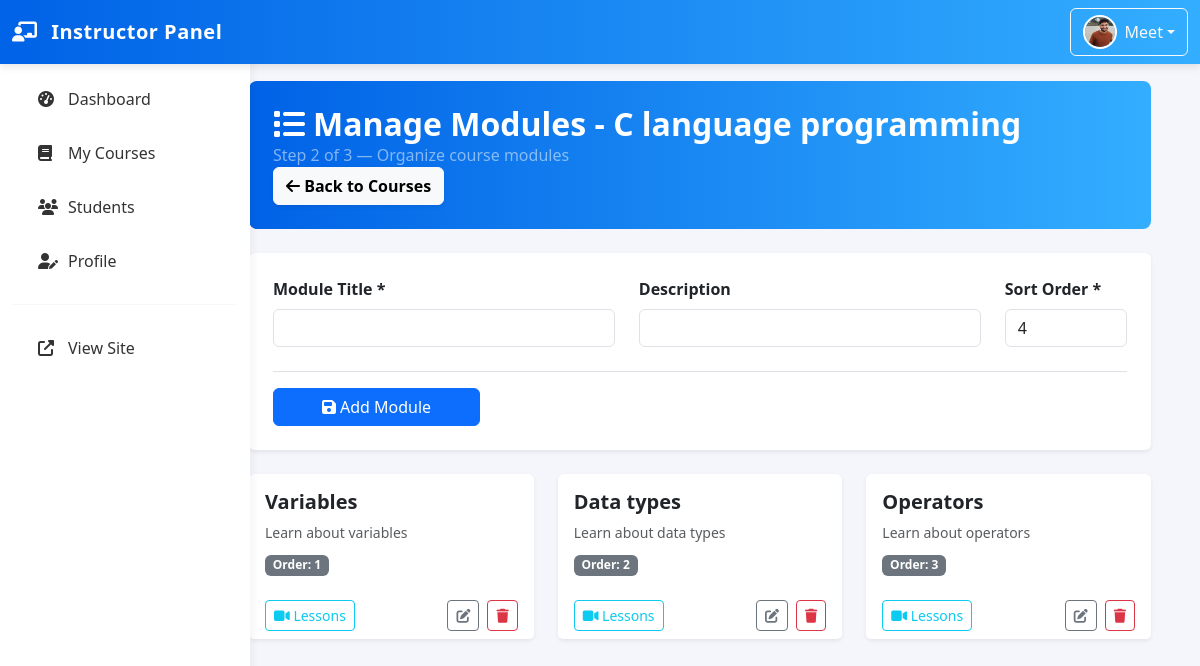
The page /instructor/instructor_modules.php?course_id=28 (signed in) on the database its author committed.
### tables this page shows
CREATE TABLE `instructors` (
  `id` int(11) NOT NULL,
  `first_name` varchar(100) NOT NULL,
  `last_name` varchar(100) NOT NULL,
  `email` varchar(255) NOT NULL,
  `password` varchar(255) NOT NULL,
  `profile_picture` varchar(255) DEFAULT NULL,
  `bio` text DEFAULT NULL,
  `id_proof` varchar(255) NOT NULL,
  `qualification` varchar(255) DEFAULT NULL,
  `demo_video` varchar(255) DEFAULT NULL,
  `experience` varchar(100) DEFAULT NULL,
  `expertise_area` varchar(255) DEFAULT NULL,
  `profile_status` enum('pending','active','inactive') NOT NULL DEFAULT 'pending',
  `verified` enum('yes','no') DEFAULT 'no',
  `email_verified` tinyint(1) DEFAULT 0,
  `created_at` timestamp NOT NULL DEFAULT current_timestamp(),
  `updated_at` timestamp NOT NULL DEFAULT current_timestamp() ON UPDATE current_timestamp()
);

CREATE TABLE `courses` (
  `id` int(11) NOT NULL,
  `title` varchar(255) NOT NULL,
  `description` text DEFAULT NULL,
  `instructor_id` int(11) DEFAULT NULL,
  `category` varchar(100) DEFAULT NULL,
  `price` decimal(10,2) DEFAULT 0.00,
  `thumbnail` varchar(255) DEFAULT NULL,
  `duration` int(11) DEFAULT 0,
  `level` enum('beginner','intermediate','advanced') DEFAULT 'beginner',
  `created_at` timestamp NOT NULL DEFAULT current_timestamp(),
  `updated_at` timestamp NOT NULL DEFAULT current_timestamp() ON UPDATE current_timestamp()
);

CREATE TABLE `course_modules` (
  `id` int(11) NOT NULL,
  `course_id` int(11) DEFAULT NULL,
  `title` varchar(255) NOT NULL,
  `description` text DEFAULT NULL,
  `sort_order` int(11) DEFAULT 0,
  `created_at` timestamp NOT NULL DEFAULT current_timestamp()
);

### instructor/instructor_modules.php (the view, shortened to what this page needs)
<?php
require_once 'instructor_header.php';
$courseId = (int) $_GET['course_id'];
$stmt = $pdo->prepare("SELECT * FROM courses WHERE id=?");
$stmt->execute([$courseId]);
$course = $stmt->fetch();
$editModule = null;
$stmt = $pdo->prepare("SELECT * FROM course_modules WHERE course_id=? ORDER BY sort_order ASC");
$stmt->execute([$courseId]);
$modules = $stmt->fetchAll();
?>
<div class="container-fluid px-4">
    <div class="p-4 mb-4 rounded-3 text-white" style="background:linear-gradient(90deg,#0062E6,#33AEFF);">
        <div class="d-flex justify-content-between align-items-center flex-wrap">
            <div>
                <h2 class="fw-bold mb-0"><i class="fas fa-list me-2"></i>Manage Modules -
                    <?php echo htmlspecialchars($course['title']); ?></h2>
                <p class="text-white-50 mb-0">Step 2 of 3 — Organize course modules</p>
            </div>
            <a href="instructor_courses.php" class="btn btn-light fw-semibold shadow-sm"><i
                    class="fas fa-arrow-left"></i> Back to Courses</a>
        </div>
    </div>
    <div class="card shadow-sm border-0 mb-4">
        <div class="card-body p-4">
            <form method="POST">
                <div class="row g-4">
                    <div class="col-md-5">
                        <label class="form-label fw-semibold">Module Title *</label>
                        <input type="text" class="form-control" name="title"
                            value="<?php echo $editModule ? htmlspecialchars($editModule['title']) : ''; ?>" required>
                    </div>
                    <div class="col-md-5">
                        <label class="form-label fw-semibold">Description</label>
                        <input type="text" class="form-control" name="description"
                            value="<?php echo $editModule ? htmlspecialchars($editModule['description']) : ''; ?>">
                    </div>
                    <div class="col-md-2">
                        <label class="form-label fw-semibold">Sort Order *</label>
                        <input type="number" class="form-control" name="sort_order"
                            value="<?php echo $editModule ? $editModule['sort_order'] : count($modules) + 1; ?>" min="1"
                            required>
                    </div>
                </div>
                <div class="mt-4 pt-3 border-top">
                    <button type="submit" name="save_module" class="btn btn-primary px-5"><i
                            class="fas fa-save me-1"></i><?php echo $editModule ? 'Update Module' : 'Add Module'; ?></button>
                </div>
            </form>
        </div>
    </div>
    <div class="row g-4">
        <?php if (empty($modules)): ?>
            <div class="col-12 text-center text-muted py-5">
                <i class="fas fa-layer-group fa-3x mb-3 opacity-25"></i>
                <p class="lead">No modules found for this course.</p>
            </div>
        <?php else:
            foreach ($modules as $module): ?>
                <div class="col-md-6 col-lg-4">
                    <div class="card shadow-sm h-100 border-0">
                        <div class="card-body">
                            <h5 class="fw-bold text-truncate"><?php echo htmlspecialchars($module['title']); ?></h5>
                            <p class="text-muted small mb-2"><?php echo htmlspecialchars($module['description']); ?></p>
                            <span class="badge bg-secondary">Order: <?php echo $module['sort_order']; ?></span>
                        </div>
                        <div class="card-footer bg-white border-top-0 d-flex justify-content-between">
                            <a href="instructor_lessons.php?module_id=<?php echo $module['id']; ?>"
                                class="btn btn-sm btn-outline-info"><i class="fas fa-video"></i> Lessons</a>
                            <div class="d-flex gap-2">
                                <a href="instructor_modules.php?action=edit&id=<?php echo $module['id']; ?>&course_id=<?php echo $courseId; ?>"
                                    class="btn btn-sm btn-outline-secondary"><i class="fas fa-edit"></i></a>
                                <a href="instructor_modules.php?action=delete&id=<?php echo $module['id']; ?>&course_id=<?php echo $courseId; ?>"
                                    class="btn btn-sm btn-outline-danger"><i class="fas fa-trash"></i></a>
                            </div>
                        </div>
                    </div>
                </div>
            <?php endforeach; endif; ?>
    </div>
</div>
<?php
require_once 'instructor_footer.php';
?>

### instructor/instructor_header.php (shortened to what this page needs)
<?php
$instructorId = $_SESSION['instructor_id'];
try {
    $stmt = $pdo->prepare("SELECT first_name, last_name, email, profile_picture FROM instructors WHERE id = ?");
    $stmt->execute([$instructorId]);
    $instructor = $stmt->fetch();
} catch (PDOException $e) {
    session_destroy();
    header("Location: ../instructor_login.php");
    exit();
}
$profile_img_name = !empty($instructor['profile_picture']) && file_exists(__DIR__ . '/../uploads/instructors/' . $instructor['profile_picture'])
    ? $instructor['profile_picture']
    : 'default.png';
$profile_img_path = '../uploads/instructors/' . htmlspecialchars($profile_img_name);
?>
<!DOCTYPE html>
<html lang="en">
<head>
    <link href="https://cdn.jsdelivr.net/npm/bootstrap@5.3.2/dist/css/bootstrap.min.css" rel="stylesheet">
    <link href="https://cdnjs.cloudflare.com/ajax/libs/font-awesome/6.5.0/css/all.min.css" rel="stylesheet">
</head>
<body>
    <nav class="navbar navbar-dark navbar-expand-lg fixed-top">
        <div class="container-fluid">
            <a class="navbar-brand" href="index.php">
                <i class="fas fa-chalkboard-teacher me-2"></i> Instructor Panel
            </a>
            <div class="collapse navbar-collapse" id="navbarNav">
                <div class="navbar-nav ms-auto align-items-center">
                    <div class="dropdown">
                        <button class="btn btn-outline-light dropdown-toggle d-flex align-items-center" type="button"
                            data-bs-toggle="dropdown">
                            <img src="<?php echo $profile_img_path; ?>" alt="Profile" class="avatar-navbar">
                            <span><?php echo htmlspecialchars($instructor['first_name']); ?></span>
                        </button>
                    </div>
                </div>
            </div>
        </div>
    </nav>
    <div class="container-fluid">
        <div class="row">
            <nav class="col-md-3 col-lg-2 d-md-block sidebar collapse" id="sidebar">
                <div class="sidebar-sticky">
                    <ul class="nav flex-column">
                        <li class="nav-item">
                            <a class="nav-link <?php echo basename($_SERVER['PHP_SELF']) == 'index.php' ? 'active' : ''; ?>"
                                href="index.php">
                                <i class="fas fa-tachometer-alt"></i> Dashboard
                            </a>
                        </li>
                        <li class="nav-item">
                            <a class="nav-link <?php echo basename($_SERVER['PHP_SELF']) == 'instructor_courses.php' ? 'active' : ''; ?>"
                                href="instructor_courses.php">
                                <i class="fas fa-book"></i> My Courses
                            </a>
                        </li>
                        <li class="nav-item">
                            <a class="nav-link <?php echo basename($_SERVER['PHP_SELF']) == 'instructor_students.php' ? 'active' : ''; ?>"
                                href="instructor_students.php">
                                <i class="fas fa-users"></i> Students
                            </a>
                        </li>
                        <li class="nav-item">
                            <a class="nav-link <?php echo basename($_SERVER['PHP_SELF']) == 'instructor_profile.php' ? 'active' : ''; ?>"
                                href="instructor_profile.php">
                                <i class="fas fa-user-edit"></i> Profile
                            </a>
                        </li>
                    </ul>
                    <hr>
                    <ul class="nav flex-column">
                        <li class="nav-item">
                            <a class="nav-link" href="../index.php" target="_blank">
                                <i class="fas fa-external-link-alt"></i> View Site
                            </a>
                        </li>
                    </ul>
                </div>
            </nav>
            <main class="col-md-9 ms-sm-auto col-lg-10 main-content">

### instructor/instructor_header.php (style rules this page uses)
:root { --sidebar-width: 250px; --primary-gradient: linear-gradient(90deg, #0062E6, #33AEFF); --sidebar-bg: #ffffff; --main-bg: #f4f6fb; }
body { background-color: var(--main-bg); font-family: 'Segoe UI', sans-serif; overflow-x: hidden; padding-top: 56px; }
.navbar { background: var(--primary-gradient); box-shadow: 0 3px 8px rgba(0, 0, 0, 0.1); }
.navbar-brand { font-weight: 600; letter-spacing: 0.5px; }
.sidebar { position: fixed; top: 56px; left: 0; bottom: 0; width: var(--sidebar-width); background: var(--sidebar-bg); box-shadow: 2px 0 10px rgba(0, 0, 0, 0.05); overflow-y: auto; transition: all 0.3s; z-index: 100; }
.sidebar-sticky { position: relative; height: calc(100vh - 56px); padding-top: 1rem; }
.nav-link { color: #333; font-weight: 500; border-radius: 8px; padding: 10px 14px; margin: 5px 12px; transition: all 0.2s ease; display: flex; align-items: center; gap: 10px; }
.nav-link i { width: 20px; }
.sidebar hr { margin: 1rem 0; border-color: rgba(0, 0, 0, 0.1); }
.main-content { margin-left: var(--sidebar-width); padding: 25px; background-color: var(--main-bg); min-height: calc(100vh - 56px); }
.avatar-navbar { width: 34px; height: 34px; border-radius: 50%; object-fit: cover; margin-right: 8px; border: 2px solid #fff; }

### rows shown on the page
instructors: profile_picture (picture), first_name "Meet"
courses: title "C language programming"
course_modules: title "Variables", description "Learn about variables", sort_order "1"
course_modules: title "Data types", description "Learn about data types", sort_order "2"
course_modules: title "Operators", description "Learn about operators", sort_order "3"
